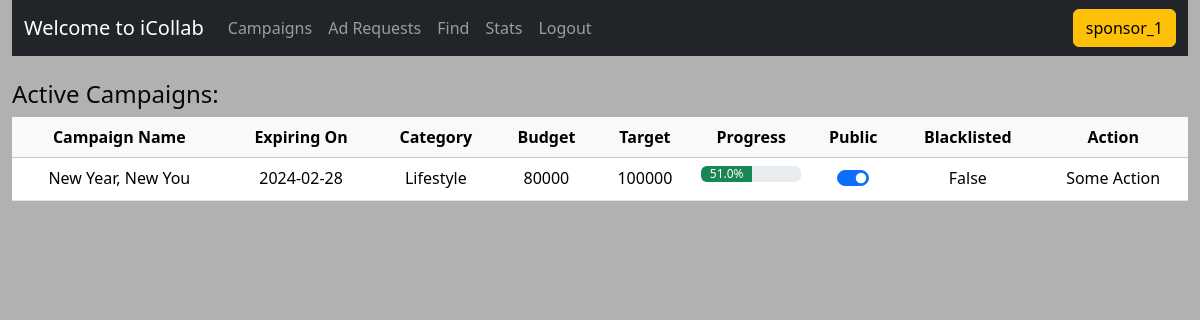
/profile (signed in), run on the app's committed database.
### backend/models.py (models this page shows)
class UserInfo(db.Model):
    __tablename__="userinfo"
    userid=db.Column(db.Integer, primary_key=True)
    username=db.Column(db.String(50),nullable=False,unique=True)
    fullname=db.Column(db.String(50),nullable=False)
    email=db.Column(db.String(100), nullable=False)
    password=db.Column(db.String(100), nullable=False)
    role=db.Column(db.Integer,db.ForeignKey("roles.roleid"),default=2)
    usertype=db.Column(db.String(50),db.ForeignKey("userType.usertypename"),nullable=True)
    isprofilepublic=db.Column(db.Boolean, default=True)
    isactive=db.Column(db.Boolean, default=True)
    isflagged=db.Column(db.Boolean, default=False)
    isblacklisted=db.Column(db.Boolean, default=False)
    campaign=db.relationship('Campaigns', backref='userinfo', lazy=True)
    platformpresence=db.relationship('PlatformPresence',backref='userinfo', lazy=True)
    adrequests=db.relationship('AdRequests',backref='userinfo', lazy=True)
    sent_messages = db.relationship('Messages', foreign_keys='Messages.senderid', backref='sender_user', lazy=True)
    received_messages = db.relationship('Messages', foreign_keys='Messages.receiverid', backref='receiver_user', lazy=True)

class Campaigns(db.Model):
    __tablename__="campaigns"
    campaignid=db.Column(db.Integer,primary_key=True)
    campaignname=db.Column(db.String(50),nullable=False,unique=True)
    campaigndescription=db.Column(db.String(1000))
    campaignstartdate=db.Column(db.String(10))
    campaignenddate=db.Column(db.String(10))
    campaignbudget=db.Column(db.Integer)
    ispublic=db.Column(db.Boolean, default=False)
    campaigngoals=db.Column(db.String(1000))
    iscampaignactive=db.Column(db.Boolean, default=True)
    iscampaignflagged=db.Column(db.Boolean, default=False) #After approval, will be Blacklisted or Whitelisted
    iscampaignblacklisted=db.Column(db.Boolean, default=False)
    campaigntargetaudience=db.Column(db.Integer, db.ForeignKey("categories.categoryid"))
    campaigntargetreach=db.Column(db.Integer)
    campaignprogress=db.Column(db.Float, default=0)
    campaigncreatedon=db.Column(db.String(50))
    campaigncreatedby=db.Column(db.Integer,db.ForeignKey("userinfo.userid"),nullable=False)
    reportreason=db.Column(db.String(1000))
    adRequests=db.relationship('AdRequests', backref='campaigns', lazy=True, cascade="all, delete-orphan")

class Category(db.Model):
    __tablename__ = 'categories'
    categoryid = db.Column(db.Integer, primary_key=True)
    categoryname = db.Column(db.String(50), unique=True, nullable=False)
    categorydescription = db.Column(db.String(255))
    niches = db.relationship('Niches', backref='category', lazy=True)
    campaigncategory=db.relationship('Campaigns', backref='cate', lazy=True)
    influecer=db.relationship('Influencers', backref='cate', lazy=True)

### backend/controllers.py (the view, shortened to what this page needs)
@app.route("/profile")
def profile():
    try:
        userinfo = getcurrentuser()
        if userinfo:
            category = Category.query.all()
            platforms = Platforms.query.all()
            if userinfo.usertype == 'Sponsor':
                campaigns = Campaigns.query.filter_by(campaigncreatedby=userinfo.userid).all()
                return render_template("sponsorprofile.html", userinfo=userinfo, campaigns=campaigns, category=category)
            elif userinfo.usertype == 'Admin':
                return redirect(url_for('home'))
            else:
                return redirect(url_for('somethingwentwrong'))
        else:
            return redirect(url_for("index"))
    except Exception:
        return redirect(url_for("somethingwentwrong"))

### helpfunction.py (called while the page is built)
def getcurrentuser():
        if 'id' in session:
            userid = session['id']
            userinfo = UserInfo.query.filter_by(userid=userid).first()
            if userinfo:
                return userinfo
        return None

### templates/sponsorprofile.html
{% extends "./Layouts/base.html" %} {% block title %}Profile{% endblock %} {%
block content %} {% include './Layouts/navbar.html' %}
<br>
<h4>Active Campaigns:</h4>
<div style="width: 100%; max-height: 400px; overflow-y: auto; display: block">
    <table class="table" border-collapse: collapse>
        <thead class="table-light" style="position: sticky; top: 0; z-index: 1">
            <tr class="text-center">
                <th>Campaign Name</th>
                <th>Expiring On</th>
                <th>Category</th>
                <th>Budget</th>
                <th>Target</th>
                <th>Progress</th>
                <th>Public</th>
                <th>Blacklisted</th>
                <th>Action</th>
            </tr>
        </thead>
        <tbody>
            {% for campaigns in campaigns %}
            <tr class="text-center">
                <td>{{campaigns.campaignname}}</td>
                <td>{{campaigns.campaignenddate}}</td>
                <td>{{campaigns.cate.categoryname}}
                <td>{{campaigns.campaignbudget}}</td>
                <td>{{campaigns.campaigntargetreach}}</td>
                <td>
                    <div class="progress">
                        <div
                            class="progress-bar bg-success"
                            role="progressbar"
                            style="width:{{ campaigns.campaignprogress }}%;"
                            aria-valuenow="{{campaigns.campaignprogress}}"
                            aria-valuemin="0"
                            aria-valuemax="100"
                        >
                            {{campaigns.campaignprogress}}%
                        </div>
                    </div>
                </td>
                <td>
                    <div class="form-check form-switch d-flex justify-content-center">
                        <input class="form-check-input" type="checkbox" id="flexSwitchCheckChecked" {% if campaigns.campaignvisibility != "Private" %} checked {% endif %}>
                    </div>
                </td>
                <td>{{campaigns.iscampaignblacklisted}}</td>
                <td>{{"Some Action"}}</td>
            </tr>
            {% endfor %}
        </tbody>
    </table>
</div>
<br>
{% endblock %}

### templates/Layouts/navbar.html (shortened to what this page needs)
<nav class="navbar navbar-expand-lg navbar navbar-dark bg-dark">
    <div class="container-fluid">
      <a class="navbar-brand" href="">{{ 'Welcome to iCollab'}}</a>
      <div class="collapse navbar-collapse" id="navbarSupportedContent">
        <ul class="navbar-nav me-auto mb-2 mb-lg-0">
        {% if userinfo.usertype == "Admin" %}
          <li class="nav-item">
            <a class="nav-link active" aria-current="page" href="/home">Home</a>
          </li>
          <li class="nav-item">
            <a class="nav-link" href="/find/a">Find</a>
          </li>
          <li class="nav-item">
            <a class="nav-link" href="/stats/admin">Stats</a>
          </li>
          <li class="nav-item">
            <a class="nav-link" href="/logout">Logout</a>
          </li>
        {% elif userinfo.usertype == "Sponsor"%}
          <li class="nav-item">
            <a class="nav-link" href="/campaigns" >Campaigns</a>
          </li>
          <li class="nav-item">
            <a class="nav-link" href="/adrequests">Ad Requests</a>
          </li>
          <li class="nav-item">
            <a class="nav-link" href="/find">Find</a>
          </li>
          <li class="nav-item">
            <a class="nav-link" href="/stats/sponsors">Stats</a>
          </li>
          <li class="nav-item">
            <a class="nav-link" href="/logout">Logout</a>
          </li>
          {%endif%}
        </ul>
        <form class="d-flex">
          <button class="btn btn-warning" type="submit">{{userinfo.username}}</button>
        </form>
      </div>
    </div>
  </nav>

### static/styles/style.css (style rules this page uses)
* { margin: 0px; }

### data on the page
UserInfo: username "sponsor_1"
Campaigns: campaignname "New Year, New You", campaignenddate "2024-02-28", cate.categoryname "Lifestyle", campaignbudget "80000", campaigntargetreach "100000", campaignprogress "51.0", iscampaignblacklisted "False", value "Some Action"

### other printed values
{{ 'Welcome to iCollab' }} "Welcome to iCollab"
